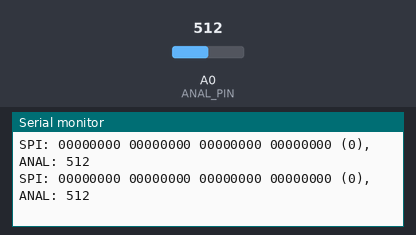
A sketch run on a simulated Arduino Uno, built with avr-gcc and run on an emulated ATmega328P. Shown: the last lines printed to the serial monitor. The inputs (shaded band) are chosen by the test bench; at power-on: A0 (ANAL_PIN) = 512.

Above: at 1.3 s.
1.4 s: A0 (ANAL_PIN) set to 716
At 1.9 s:
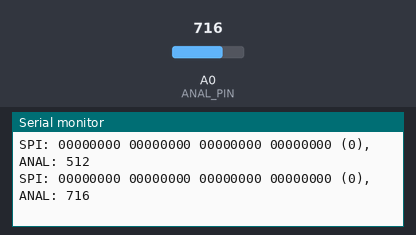
2.9 s: A0 (ANAL_PIN) set to 900
At 3.4 s:
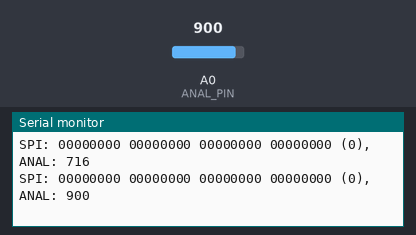
Timing chart, 0 to 5.9 s (numbered marks = the images above; inputs shaded):
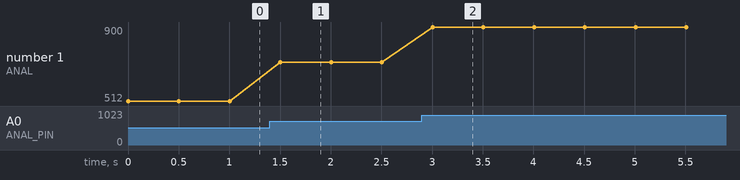

Measured:
- after the input at 1.4 s, the serial monitor: prints a new line after 0.10 s (image 1)
- after the input at 2.9 s, the serial monitor: prints a new line after 0.11 s (image 2)
- plotted number 1: 512 → 716 after the input at 1.4 s, 716 → 900 after the input at 2.9 s

The sketch:

sketch_jun24a.ino
```cpp
#include <SPI.h>

const int ANAL_PIN = A0;
const int CS_PIN = 10;
const int SPI_FREQ = 2800000;

unsigned long numReadings = 0;

void setup() {
  Serial.begin(9600);

  pinMode(CS_PIN, OUTPUT);
  SPI.begin();

}

void loop() {
  SPI.beginTransaction(SPISettings(SPI_FREQ, LSBFIRST, SPI_MODE0));

  digitalWrite(CS_PIN, LOW);

  unsigned int spiValue;
  SPI.transfer(&spiValue, 4);

  digitalWrite(CS_PIN, HIGH);

  SPI.endTransaction();

  unsigned int analogValue = 0;
  analogValue = analogRead(ANAL_PIN);

  Serial.print("SPI: ");
  printBinWithPadding(spiValue >> 24 & 0xFF);
  Serial.print(" ");
  printBinWithPadding(spiValue >> 16 & 0xFF);
  Serial.print(" ");
  printBinWithPadding(spiValue >> 8 & 0xFF);
  Serial.print(" ");
  printBinWithPadding(spiValue & 0xFF);
  Serial.print(" (");
  Serial.print(spiValue >> 12);
  Serial.print("), ANAL: ");
  Serial.println(analogValue);

  delay(500);

  ++numReadings;
  if (numReadings % 10000 == 0) {
    Serial.print(numReadings);
    Serial.println(" readings");
  }
}

void printBinWithPadding(unsigned char n) {
  char binstr[]="00000000";
  int i = 0;
  while(n>0 && i<8){
    binstr[8-1-i]=n%2+'0';
    ++i;
    n/=2;
  }
  Serial.print(binstr);
}
```
